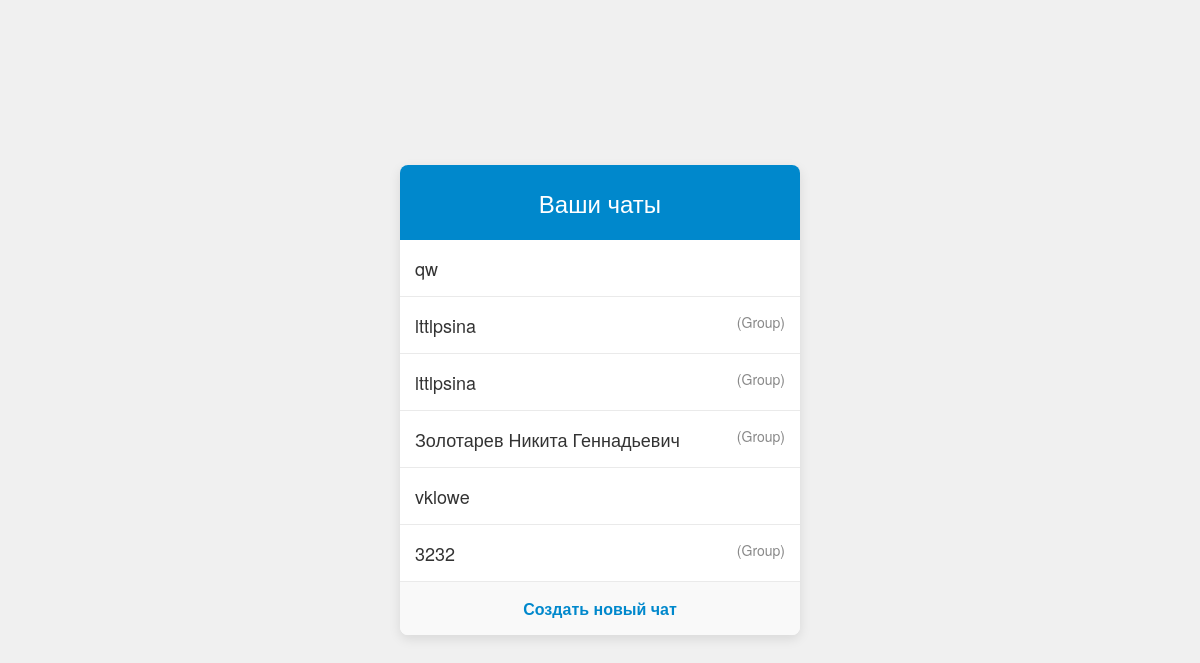
Screenshot of /chat/ (signed in) with the database file from the repository.
### chat/models.py (models this page shows, shortened)
class Chat(models.Model):
    name = models.CharField(max_length=255)
    is_group = models.BooleanField(default=False)  # Флаг группового чата
    participants = models.ManyToManyField(User, related_name='chats')

### chat/views.py (the view)
# urls.py: path('chat/', views.chat_view, name='chat'),
@login_required
def chat_view(request):
    chats = request.user.chats.all()
    return render(request, 'chat.html', {'chats': chats})

### chat/templates/chat.html (shortened to what this page needs)
<!DOCTYPE html>
<html lang="en">
<head>
</head>
<body>
    <div class="chat-container">
        <div class="header">Ваши чаты</div>
        <div class="chat-list">
            {% for chat in chats %}
            <div class="chat">
                <a href="{% url 'chat_detail' chat.id %}">{{ chat.name }}
                {% if chat.is_group %}<span>(Group)</span>{% endif %}</a>
            </div>
            {% endfor %}
        </div>
        <div class="create-chat">
            <a href="{% url 'create_chat' %}">Создать новый чат</a>
        </div>
    </div>
</body>
</html>

### chat/templates/chat.html (style rules this page uses)
body { font-family: 'Helvetica Neue', sans-serif; background-color: #f0f0f0; margin: 0; padding: 0; display: flex; justify-content: center; align-items: center; height: 100vh; }
.chat-container { width: 400px; background-color: white; border-radius: 8px; box-shadow: 0 4px 12px rgba(0, 0, 0, 0.1); overflow: hidden; }
.header { background-color: #0088cc; color: white; padding: 20px; text-align: center; font-size: 24px; }
.chat-list { display: flex; flex-direction: column; max-height: 500px; overflow-y: auto; }
.chat { padding: 15px; border-bottom: 1px solid #eaeaea; cursor: pointer; transition: background-color 0.3s; }
.chat a { text-decoration: none; color: #333; font-size: 18px; display: flex; justify-content: space-between; }
.chat a span { color: #888; font-size: 14px; }
.create-chat { padding: 15px; text-align: center; background-color: #f9f9f9; }
.create-chat a { text-decoration: none; color: #0088cc; font-size: 16px; font-weight: bold; }

### rows the page displays
Chat: name "qw"
Chat: name "lttlpsina", is_group "(Group)"
Chat: name "lttlpsina", is_group "(Group)"
Chat: name "Золотарев Никита Геннадьевич", is_group "(Group)"
Chat: name "vklowe"
Chat: name "3232", is_group "(Group)"
